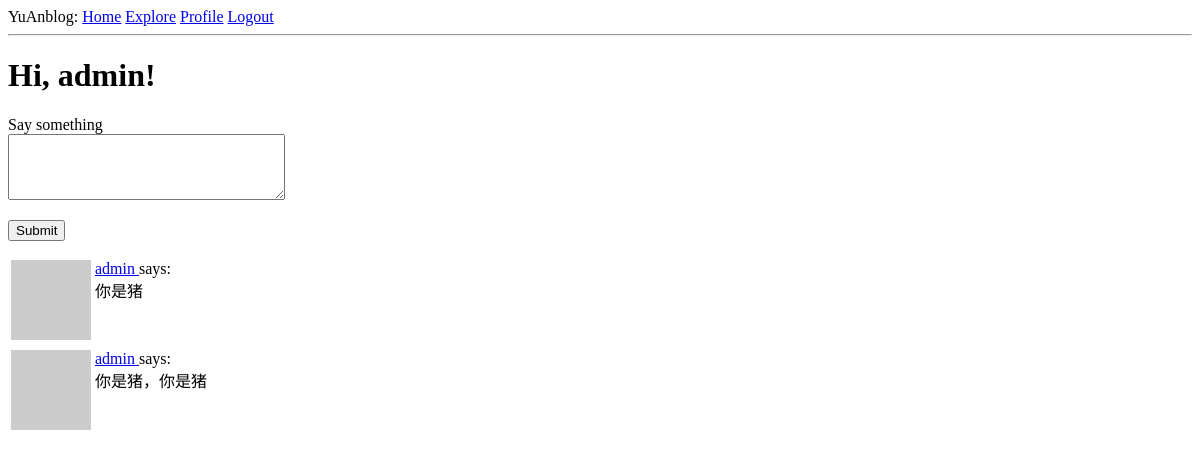
Before: /index (signed in) with the older database file.
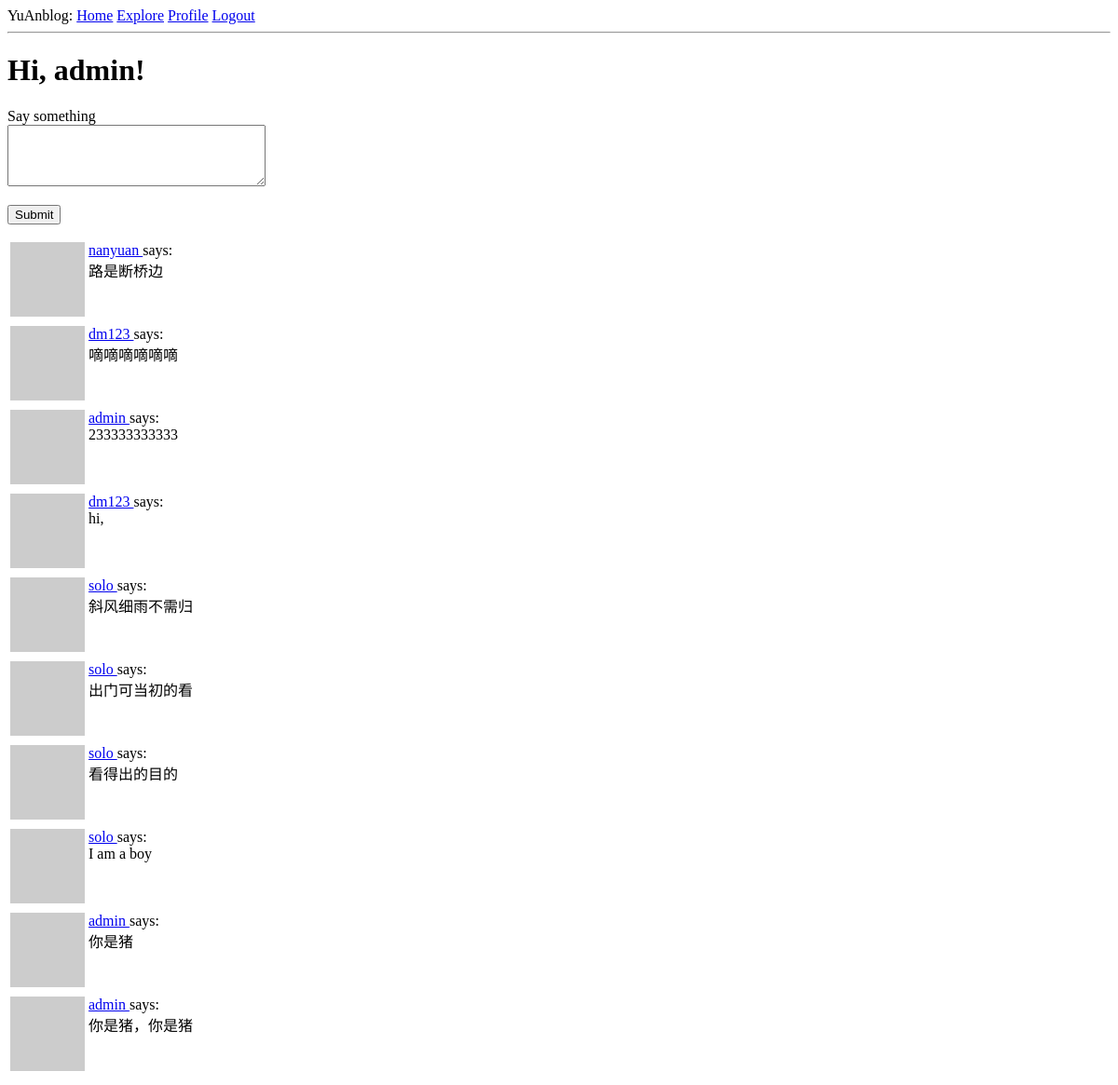
After: the same page with the newer database file.
### app/models.py (models this page shows, shortened)
class Post(db.Model):
    id = db.Column(db.Integer, primary_key=True)
    body = db.Column(db.String(140))
    timestamp = db.Column(db.DateTime, index=True, default=datetime.utcnow)
    user_id = db.Column(db.Integer, db.ForeignKey('user.id'))

class User(UserMixin, db.Model):
    id = db.Column(db.Integer, primary_key=True)
    username = db.Column(db.String(64), index=True, unique=True)
    email = db.Column(db.String(128), index=True, unique=True)
    password_hash = db.Column(db.String(128))
    posts = db.relationship('Post', backref='author', lazy='dynamic')
    about_me = db.Column(db.String(140))
    last_date = db.Column(db.DateTime, default=datetime.utcnow)
    followed = db.relationship(
        'User', secondary=followers,
        primaryjoin=(followers.c.follower_id == id),
        secondaryjoin=(followers.c.followed_id == id),
        backref=db.backref('followers', lazy='dynamic'), lazy='dynamic')
    def avatar(self, size):
        digest = hashlib.md5(self.email.lower().encode('utf-8')).hexdigest()
        return 'https://www.gravatar.com/avatar/{}?d=identicon&s={}'.format(digest, size)
    def followed_posts(self):
        followed = Post.query.join(
            followers, (followers.c.followed_id == Post.user_id)).filter(
            followers.c.follower_id == self.id)
        own = Post.query.filter_by(user_id=self.id)
        return followed.union(own).order_by(Post.timestamp.desc())
    @login.user_loader
    def load_user(id):
        return User.query.get(int(id))

### app/routes.py (the view)
@app.route('/', methods=['GET', 'POST'])
@app.route('/index', methods=['GET', 'POST'])
@login_required
def index():
    form = PostForm()
    if form.validate_on_submit():
        post = Post(body=form.post.data, author=current_user)
        db.session.add(post)
        db.session.commit()
        flash('Your post is now live!')
        return redirect(url_for('index'))
    page = request.args.get('page', 1, type=int)
    posts = current_user.followed_posts().paginate(page, app.config['POSTS_PER_PAGE'], False)
    next_url = url_for('index', page=posts.next_num) \
        if posts.has_next else None
    prev_url = url_for('index', page=posts.prev_num) \
        if posts.has_prev else None
    return render_template('index.html', title='Home', form=form,
                           posts=posts.items, next_url=next_url,
                           prev_url=prev_url)

### app/forms.py
class PostForm(FlaskForm):
    post = TextAreaField('Say something', validators=[DataRequired()])
    submit = SubmitField('Submit')

### app/routes.py (called while the page is built)
@app.before_request
def before_request():
    if current_user.is_authenticated:
        current_user.last_date = datetime.utcnow()
        db.session.commit()

### app/templates/index.html (shortened to what this page needs)
{% extends "base.html" %}
{% block content %}
    <h1>Hi, {{ current_user.username }}!</h1>
    {% if form %}
    <form action="" method="post">
        <p>
            {{ form.post.label }}<br>
            {{ form.post(cols=32, rows=4) }}<br>
        </p>
        <p>{{ form.submit() }}</p>
    </form>
    {% endif %}
        {% for post in posts %}
            {% include '_post.html' %}
        {% endfor %}
{% endblock %}

### app/templates/_post.html
<table>
    <tr valign="top">
        <td>
            <img src="{{ post.author.avatar(36) }}">
        </td>
        <td>
            <a href="{{ url_for('user', username=post.author.username) }}">
                    {{ post.author.username }}
                </a>
                says:<br>{{ post.body }}
        </td>
    </tr>
</table>

Changed rows visible on the page:
added Post: author.username "nanyuan", body "路是断桥边"
added Post: author.username "dm123", body "嘀嘀嘀嘀嘀嘀"
added Post: author.username "admin", body "233333333333"
added Post: author.username "dm123", body "hi,"
now on this page (row unchanged): Post: author.username "solo", body "斜风细雨不需归"
now on this page (row unchanged): Post: author.username "solo", body "出门可当初的看"
now on this page (row unchanged): Post: author.username "solo", body "看得出的目的"
now on this page (row unchanged): Post: author.username "solo", body "I am a boy"
